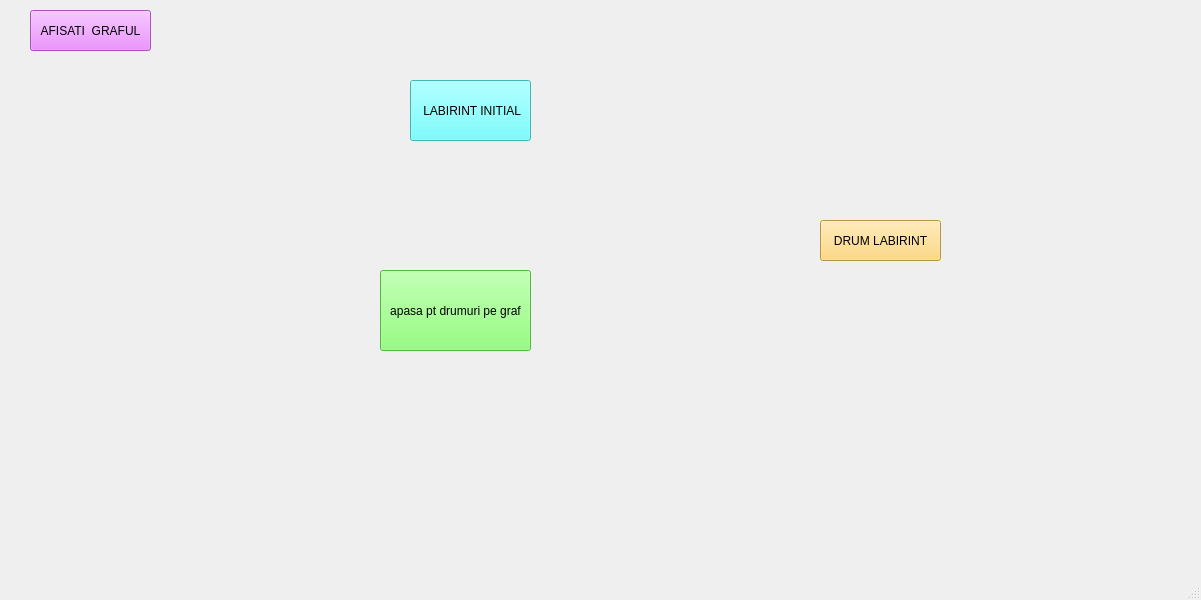
<?xml version="1.0" encoding="UTF-8"?>
<ui version="4.0">
 <class>MainWindow</class>
 <widget class="QMainWindow" name="MainWindow">
  <property name="geometry">
   <rect>
    <x>0</x>
    <y>0</y>
    <width>1201</width>
    <height>600</height>
   </rect>
  </property>
  <property name="windowTitle">
   <string>MainWindow</string>
  </property>
  <widget class="QWidget" name="centralwidget">
   <widget class="QPushButton" name="pushButton">
    <property name="geometry">
     <rect>
      <x>30</x>
      <y>10</y>
      <width>121</width>
      <height>41</height>
     </rect>
    </property>
    <property name="styleSheet">
     <string notr="true">background-color: rgb(234, 116, 255);</string>
    </property>
    <property name="text">
     <string>AFISATI  GRAFUL</string>
    </property>
   </widget>
   <widget class="QPushButton" name="pushButton_2">
    <property name="geometry">
     <rect>
      <x>410</x>
      <y>80</y>
      <width>121</width>
      <height>61</height>
     </rect>
    </property>
    <property name="styleSheet">
     <string notr="true">background-color: rgb(85, 255, 255);</string>
    </property>
    <property name="text">
     <string> LABIRINT INITIAL</string>
    </property>
   </widget>
   <widget class="QPushButton" name="pushButton_3">
    <property name="geometry">
     <rect>
      <x>380</x>
      <y>270</y>
      <width>151</width>
      <height>81</height>
     </rect>
    </property>
    <property name="styleSheet">
     <string notr="true">background-color: rgb(115, 255, 90);</string>
    </property>
    <property name="text">
     <string>apasa pt drumuri pe graf</string>
    </property>
   </widget>
   <widget class="QPushButton" name="pushButton_4">
    <property name="geometry">
     <rect>
      <x>820</x>
      <y>220</y>
      <width>121</width>
      <height>41</height>
     </rect>
    </property>
    <property name="styleSheet">
     <string notr="true">background-color: rgb(255, 208, 97);</string>
    </property>
    <property name="text">
     <string>DRUM LABIRINT</string>
    </property>
   </widget>
  </widget>
  <widget class="QMenuBar" name="menubar">
   <property name="geometry">
    <rect>
     <x>0</x>
     <y>0</y>
     <width>1201</width>
     <height>25</height>
    </rect>
   </property>
  </widget>
  <widget class="QStatusBar" name="statusbar"/>
 </widget>
 <resources/>
 <connections/>
</ui>
